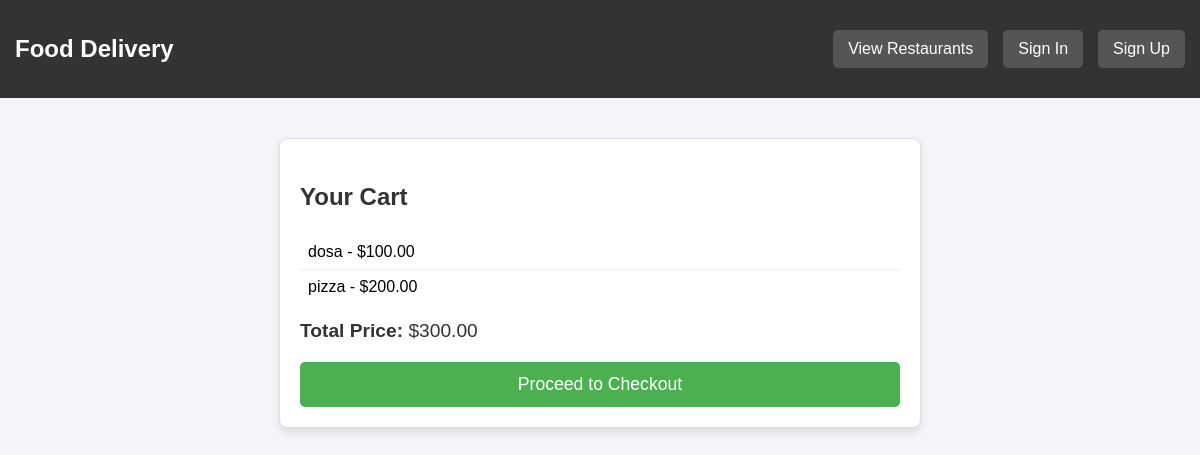
The app's page /show_cart/Appu/ with its own data.
### delivery/models.py (models this page shows, shortened)
class Menu(models.Model):
    res = models.ForeignKey(
        Restaurants,
        on_delete=models.CASCADE
    )
    item_name = models.CharField(max_length=100)  # Name of the dish
    description = models.TextField(blank=True, null=True)  # Short description
    price = models.DecimalField(max_digits=6, decimal_places=2)  # Price of the item
    is_available = models.BooleanField(default=True)  # Availability status
    category = models.CharField(max_length=50)  # Type of food (e.g., Dessert, Main Course)

### delivery/views.py (the view)
# urls.py: path('show_cart/<str:username>/',views.show_cart,name = "show_cart"),
def show_cart(request, username):
    customer = Customer.objects.get(username=username)
    cart = Cart.objects.filter(customer= customer).first()
    items = cart.items.all() if cart else []
    total_price = cart.total_price() if cart else 0
    return render(request, 'delivery/show_cart.html', {'items':items, 'total_price':total_price,'username':username})

### delivery/models.py (called while the page is built)
    def total_price(self):
        return sum(item.price for item in self.items.all())

### delivery/templates/delivery/show_cart.html (shortened to what this page needs)
<!DOCTYPE html>
<html lang="en">
  <head>
  </head>
  <body>
    <nav>
      <h2>Food Delivery</h2>
      <div class="nav-links">
        <a href="{% url 'delivery:cusdisplay_res' username %}">View Restaurants</a>
        <a href="{% url 'delivery:sign_in' %}">Sign In</a>
        <a href="{% url 'delivery:sign_up' %}">Sign Up</a>
      </div>
    </nav>
    <div class="cart-container">
      <h3>Your Cart</h3>
      {% if items %}
        <ul>
          {% for item in items %}
            <li>{{ item.item_name }} - ${{ item.price }}</li>
          {% endfor %}
        </ul>
        <p><strong>Total Price:</strong> ${{ total_price }}</p>
        <a href="{% url 'delivery:checkout' username %}" class="checkout-btn">Proceed to Checkout</a>
      {% else %}
        <p class="empty-cart">Your cart is empty.</p>
      {% endif %}
    </div>
  </body>
</html>

### delivery/templates/delivery/show_cart.html (style rules this page uses)
body { font-family: 'Arial', sans-serif; background-color: #f4f4f9; margin: 0; padding: 0; }
nav { background-color: #333; padding: 15px; display: flex; justify-content: space-between; align-items: center; color: white; }
.nav-links { display: flex; gap: 15px; }
.nav-links a { text-decoration: none; color: white; padding: 10px 15px; background-color: #555; border-radius: 5px; }
.cart-container { margin: 40px auto; padding: 20px; border: 1px solid #ddd; border-radius: 8px; max-width: 600px; background-color: #fff; box-shadow: 0 4px 8px rgba(0, 0, 0, 0.1); }
.cart-container h3 { font-size: 1.5rem; color: #333; }
.cart-container ul { list-style-type: none; padding: 0; }
.cart-container li { padding: 8px; border-bottom: 1px solid #f1f1f1; }
.cart-container li:last-child { border-bottom: none; }
.cart-container p { font-size: 1.2rem; margin-top: 15px; color: #333; }
.checkout-btn { display: block; margin-top: 20px; padding: 12px 18px; background-color: #4CAF50; color: white; text-align: center; text-decoration: none; border-radius: 5px; font-size: 1.1rem; transition: background-color 0.3s ease; }

### records on screen
Menu: item_name "dosa", price "100.00"
Menu: item_name "pizza", price "200.00"

### other values on screen
{{ total_price }} "300.00"
